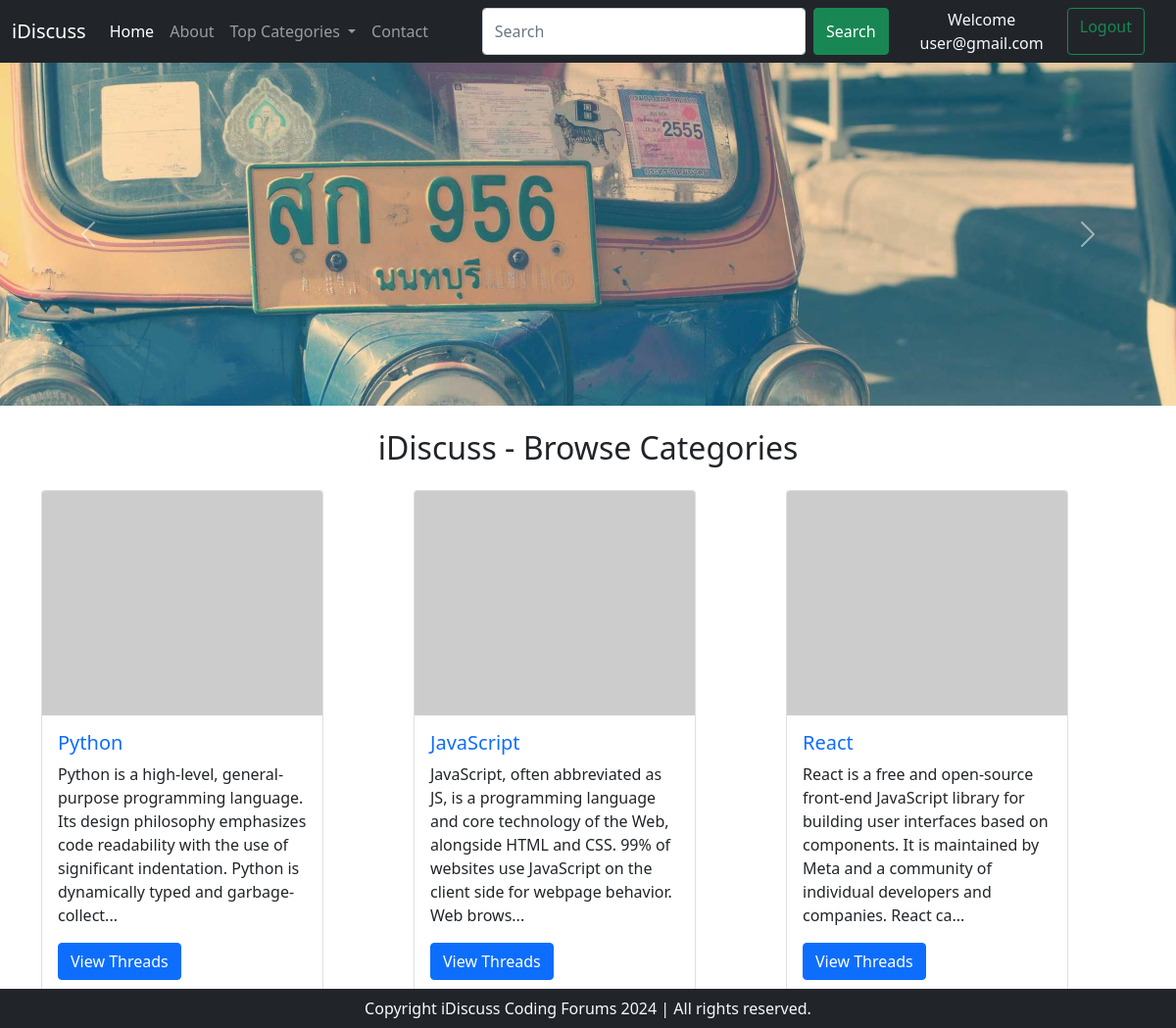
/index.php (signed in), run on the app's committed database.
### tables this page shows
CREATE TABLE `categories` (
  `category_id` int(8) NOT NULL,
  `category_name` varchar(255) NOT NULL,
  `category_description` varchar(255) NOT NULL,
  `created` datetime NOT NULL DEFAULT current_timestamp()
);

### index.php (the view, shortened to what this page needs)
<!DOCTYPE html>
<html lang="en">
<head>
    <link href="https://cdn.jsdelivr.net/npm/bootstrap@5.0.2/dist/css/bootstrap.min.css" rel="stylesheet" />
</head>
<body>
    <?php include 'partials/_dbconnect.php';?>
    <?php include 'partials/_header.php';?>
    <div id="carouselExampleControls" class="carousel slide" data-bs-ride="carousel">
        <div class="carousel-inner">
            <div class="carousel-item active">
                <img src="img/slider1.jpg" class="d-block w-100" alt="..." />
            </div>
        </div>
        <button class="carousel-control-prev" type="button" data-bs-target="#carouselExampleControls"
            data-bs-slide="prev">
            <span class="carousel-control-prev-icon" aria-hidden="true"></span>
        </button>
        <button class="carousel-control-next" type="button" data-bs-target="#carouselExampleControls"
            data-bs-slide="next">
            <span class="carousel-control-next-icon" aria-hidden="true"></span>
        </button>
    </div>
    <div class="container my-4" id="ques">
        <h2 class="text-center my-3">iDiscuss - Browse Categories</h2>
        <div class="row my-3">
        <?php
        $sql = "SELECT * FROM `categories`";
        $result = mysqli_query($conn,$sql);
        while ($row = mysqli_fetch_assoc($result)) {
        $id = $row['category_id'];
        $cat = $row['category_name'];
        $desc = $row['category_description'];
        echo '
            <div class="col-md-4 my-2">
                <div class="card" style="width: 18rem">
                    <img src="https://picsum.photos/500/400" class="card-img-top" alt="..." />
                    <div class="card-body">
                        <h5 class="card-title"><a class="text-decoration-none" href="threadlist.php?catid=' . $id . '">'.$cat.'</a></h5>
                        <p class="card-text">
                            '.substr($desc,0,200).'...
                        </p>
                        <a href="threadlist.php?catid=' . $id . '" class="btn btn-primary">View Threads</a>
                    </div>
                </div>
            </div>';
        }
     ?>
        </div>
    </div>
    <?php include 'partials/_footer.php';?>
</body>
</html>

### index.php (style rules this page uses)
#ques { min-height: 433px; }

### data on the page
categories: category_name "Python", category_description "Python is a high-level, general-purpose programming language. Its design philosophy emphasizes code readability with the use of significant indentation. Python is dynamically typed and garbage-collect"
categories: category_name "JavaScript", category_description "JavaScript, often abbreviated as JS, is a programming language and core technology of the Web, alongside HTML and CSS. 99% of websites use JavaScript on the client side for webpage behavior. Web brows"
categories: category_name "React", category_description "React is a free and open-source front-end JavaScript library for building user interfaces based on components. It is maintained by Meta and a community of individual developers and companies. React ca"

### other printed values
$_SESSION['useremail'] "user@gmail.com"
